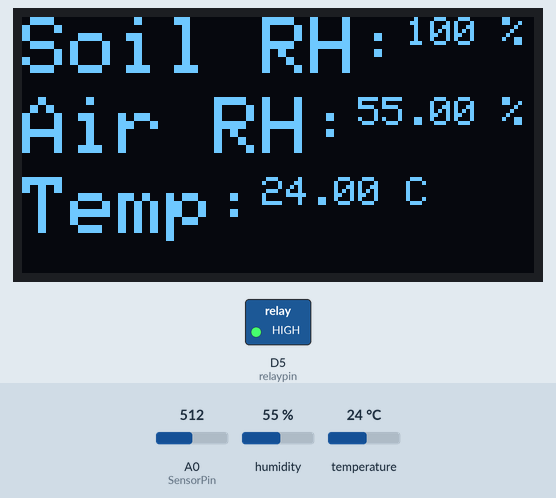
The sketch below on a simulated ESP8266 (NodeMCU). Parts: 128×64 one-colour display, switched loads named in the sketch (green lamp = pin HIGH). The inputs (shaded band) are chosen by the test bench; at power-on: A0 (SensorPin) = 512, humidity 55 %, temperature 24 °C. WiFi joins after 1.5 s; servers stay silent unless stated; what the sketch prints to the serial monitor is not drawn.

Above: at 6.7 s.
6.8 s: A0 (SensorPin) set to 530
8.3 s: A0 (SensorPin) set to 565
At 8.9 s:
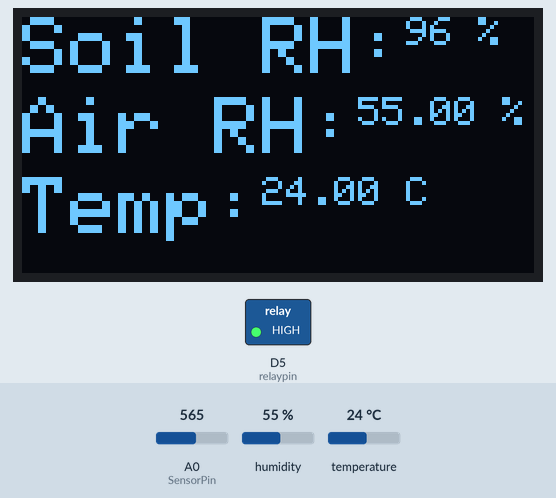
9.9 s: A0 (SensorPin) set to 860
At 11.3 s:
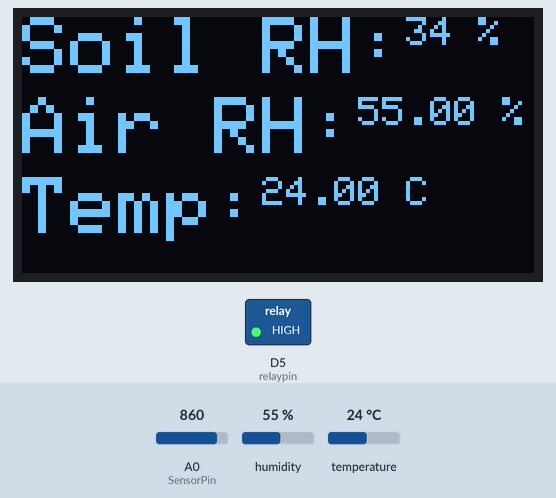
11.8 s: A0 (SensorPin) set to 882
At 13.7 s:
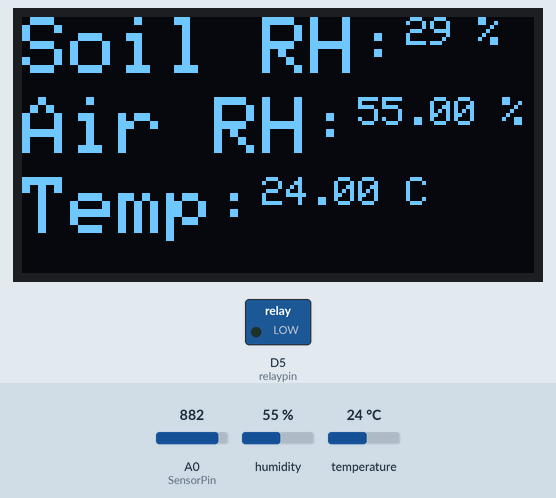
14.0 s: humidity set to 22 %
At 16.3 s:
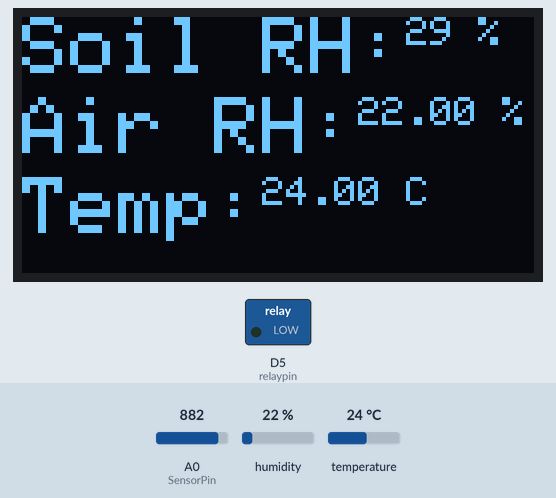
16.6 s: temperature set to 12 °C
At 18.4 s:
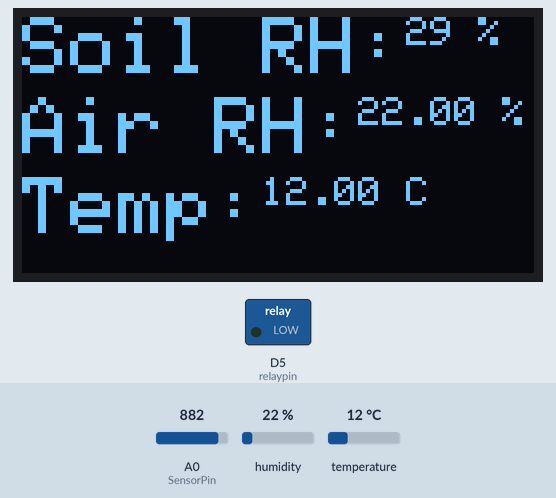
Timing chart, 0 to 19.9 s (numbered marks = the images above; inputs shaded):
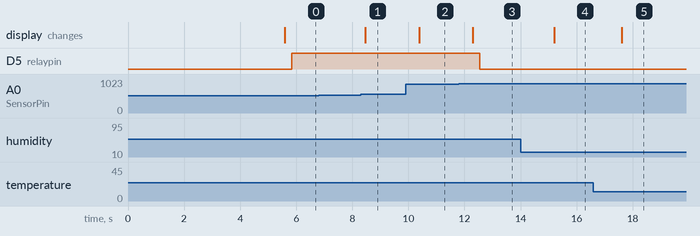

The sketch:

SMART_IOT_FARM_BY_TECHEONICS.ino
```cpp
/**************

Techeonics

Smart ioTFarm
git- https://github.com/gauravk5/ioT-Farm

By Gaurav Kumar (Techeonics)
<thetecheonics@gmail.com>
Youtube- https://www.youtube.com/c/THETECHEONICS
See <https://www.techeonics.com> for details.

********************/

#include <ESP8266WiFi.h>
#include <SPI.h>
#include <Wire.h>
#include <Adafruit_GFX.h>
#include <Adafruit_SSD1306.h>
#include <DHT.h>  // Including library for dht

#define SCREEN_WIDTH 128 // OLED display width, in pixels
#define SCREEN_HEIGHT 64 // OLED display height, in pixels
#define OLED_RESET -1 // Reset pin # (or -1 if sharing Arduino reset pin)

#define DHTPIN D4          //pin where the dht11 is connected
DHT dht(DHTPIN, DHT11);

String apiKey = "TJFBPV00XLHNV31O"; // Enter your Write API key from ThingSpeak
const char *ssid = "iot";     // replace with your wifi ssid and wpa2 key
const char *pass = "1234567890";
const char* server = "api.thingspeak.com";

Adafruit_SSD1306 display(SCREEN_WIDTH, SCREEN_HEIGHT, &Wire, OLED_RESET);

const int AirValue = 1024;   //you need to replace this value with Value_1
const int WaterValue = 550;  //you need to replace this value with Value_2
const int SensorPin = A0;
int soilMoistureValue = 0;
int soilmoisturepercent=0;
int relaypin = D5;
int m = 0 ;

WiFiClient client;


void setup() {
  Serial.begin(115200); // open serial port, set the baud rate to 9600 bps
  display.begin(SSD1306_SWITCHCAPVCC, 0x3C); //initialize with the I2C addr 0x3C (128x64)
  display.clearDisplay();
  pinMode(relaypin, OUTPUT);

  dht.begin();

  WiFi.begin(ssid, pass);

  while (WiFi.status() != WL_CONNECTED)
  {
    delay(500);
    Serial.print(".");
  }
    Serial.println("");
    Serial.println("WiFi connected");
    delay(4000);
}


void loop()
{
  float h = dht.readHumidity();
  float t = dht.readTemperature();

  Serial.print("Humidity: ");
  Serial.println(h);
  Serial.print("Temperature: ");
  Serial.println(t);

  soilMoistureValue = analogRead(SensorPin);  //put Sensor insert into soil
  Serial.println(soilMoistureValue);

  soilmoisturepercent = map(soilMoistureValue, AirValue, WaterValue, 0, 100);


if(soilmoisturepercent > 100)
{
  Serial.println("100 %");

  display.setCursor(0,0);  //oled display
  display.setTextSize(2);
  display.setTextColor(WHITE);
  display.print("Soil RH:");
  display.setTextSize(1);
  display.print("100");
  display.println(" %");
  display.setCursor(0,20);  //oled display
  display.setTextSize(2);
  display.print("Air RH:");
  display.setTextSize(1);
  display.print(h);
  display.println(" %");
  display.setCursor(0,40);  //oled display
  display.setTextSize(2);
  display.print("Temp:");
  display.setTextSize(1);
  display.print(t);
  display.println(" C");
  display.display();

  delay(250);
  display.clearDisplay();
}


else if(soilmoisturepercent <0)
{
  Serial.println("0 %");

  display.setCursor(0,0);  //oled display
  display.setTextSize(2);
  display.setTextColor(WHITE);
  display.print("Soil RH:");
  display.setTextSize(1);
  display.print("0");
  display.println(" %");
  display.setCursor(0,20);  //oled display
  display.setTextSize(2);
  display.print("Air RH:");
  display.setTextSize(1);
  display.print(h);
  display.println(" %");
  display.setCursor(0,40);  //oled display
  display.setTextSize(2);
  display.print("Temp:");
  display.setTextSize(1);
  display.print(t);
  display.println(" C");
  display.display();

  delay(250);
  display.clearDisplay();
}


else if(soilmoisturepercent >=0 && soilmoisturepercent <= 100)
{
  Serial.print(soilmoisturepercent);
  Serial.println("%");

  display.setCursor(0,0);  //oled display
  display.setTextSize(2);
  display.setTextColor(WHITE);
  display.print("Soil RH:");
  display.setTextSize(1);
  display.print(soilmoisturepercent);
  display.println(" %");
  display.setCursor(0,20);  //oled display
  display.setTextSize(2);
  display.print("Air RH:");
  display.setTextSize(1);
  display.print(h);
  display.println(" %");
  display.setCursor(0,40);  //oled display
  display.setTextSize(2);
  display.print("Temp:");
  display.setTextSize(1);
  display.print(t);
  display.println(" C");
  display.display();

  delay(250);
  display.clearDisplay();
}

  if(soilmoisturepercent >=0 && soilmoisturepercent <= 30)
  {
    digitalWrite(relaypin, LOW);
    m=1;

    Serial.println("Motor is ON");
  }
  else //if (soilmoisturepercent >30 && soilmoisturepercent <= 90)
  {
    digitalWrite(relaypin, HIGH);
    m=0;
    Serial.println("Motor is OFF");
  }

if (client.connect(server, 80)) // "184.106.153.149" or api.thingspeak.com
  {
    String postStr = apiKey;
      postStr += "&field1=";
      postStr += String(soilmoisturepercent);
      postStr += "&field2=";
      postStr += String(h);
      postStr += "&field3=";
      postStr += String(t);
      postStr += "&field4=";
      postStr += String(m);
      postStr += "\r\n\r\n\r\n\r\n";

    client.print("POST /update HTTP/1.1\n");
    client.print("Host: api.thingspeak.com\n");
    client.print("Connection: close\n");
    client.print("X-THINGSPEAKAPIKEY: " + apiKey + "\n");
    client.print("Content-Type: application/x-www-form-urlencoded\n");
    client.print("Content-Length: ");
    client.print(postStr.length());
    client.print("\n\n");
    client.print(postStr);

  }
    client.stop();

}
```

Measured:
- the behaviour switches between 547 and 548 on A0 (SensorPin) (found by bisection; images 0 and 1)
- the behaviour switches between 874 and 875 on A0 (SensorPin) (found by bisection; images 2 and 3)
- after the input at 6.8 s, every drawn part: stays the same
- after the input at 8.3 s, the display: changes after 0.16 s (image 1)
- after the input at 9.9 s, the display: changes after 0.49 s (image 2)
- after the input at 11.8 s, D5 (relaypin): HIGH → LOW after 0.74 s; the display: changes after 0.49 s (image 3)
- after the input at 14.0 s, the display: changes after 1.2 s (image 4)
- after the input at 16.6 s, the display: changes after 1.0 s (image 5)
